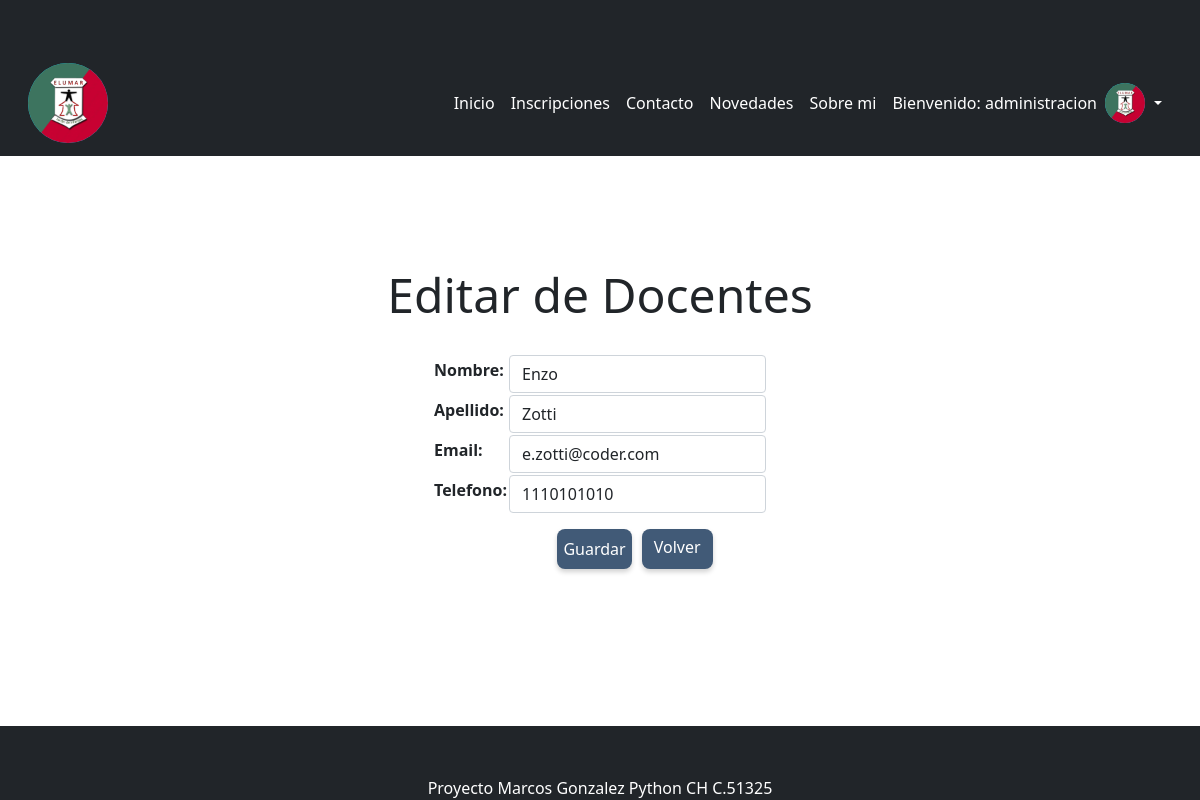
/app_proyecto_final/editarDocente/2 (signed in), run on the app's committed database.
### app_proyecto_final/models.py (models this page shows, shortened)
class Docente(models.Model):
    nombre = models.CharField(max_length=30)
    apellido = models.CharField(max_length=30)
    email = models.EmailField()
    telefono = models.IntegerField(validators=[MaxValueValidator(9999999999), MinValueValidator(1000000000)])

### app_proyecto_final/views.py (the view)
# urls.py: path('editarDocente/<id>', editar_docente, name= "editarDocente"),
@login_required
def editar_docente(request, id):
    docente = Docente.objects.get(id = id)
    if request.method == "POST":
        formulario = DocenteFormulario(request.POST)
        if formulario.is_valid():
            informacion = formulario.cleaned_data
            docente.nombre = informacion['nombre']
            docente.apellido = informacion['apellido']
            docente.email = informacion['email']
            docente.telefono = informacion['telefono']
            docente.save()
            messages.success(request, "Editado correctamente")
            docentes = Docente.objects.all()
            formulario = DocenteFormulario()
            return render(request, 'docentes/docentes_lista.html', {"docentes": docentes, "mensaje": "Docente modificado exitosamente", "formulario": formulario, "avatar": obtenerAvatars(request)})
    else:
        formulario = DocenteFormulario(initial={"nombre": docente.nombre, "apellido": docente.apellido, "email": docente.email, "telefono": docente.telefono})
        return render(request, 'docentes/editar_docente.html', {"formulario": formulario, "docente": docente, "avatar": obtenerAvatars(request)})

### app_proyecto_final/forms.py
class DocenteFormulario(forms.Form):
    nombre = ToUpperField(max_length=30, widget=forms.TextInput(attrs={'class':'form-control'}))
    apellido = ToUpperField(max_length=30, widget=forms.TextInput(attrs={'class':'form-control'}))
    email = forms.EmailField(widget=forms.TextInput(attrs={'class':'form-control'}))
    telefono = forms.IntegerField(widget=forms.NumberInput(attrs={'class':'form-control'}))

### app_proyecto_final/views.py (called while the page is built)
@login_required
def obtenerAvatars(request):
    avatares = Avatar.objects.filter(user = request.user.id)
    if len(avatares) != 0:
        return avatares[0].imagen.url
    else:
        return "/media/Avatars/lAwxR.png"

### app_proyecto_final/templates/docentes/editar_docente.html
{% extends "padre.html" %}
{% load static %}
{% block contenidoQueCambia %}
<link href="{% static 'css/curso.css' %}" rel="stylesheet" />
<link href="{% static 'css/inscripciones.css' %}" rel="stylesheet" />
<form action="{% url 'editarDocente' docente.id %}" method="POST"> {% csrf_token %}
    <section class="sec_cur">
        <h3 class="title">Editar de Docentes</h3>
        <table>
            {{ formulario.as_table }}
        </table>
        <div class="btn_group">
            <button type="submit" class="btn_cur">Guardar</button>
            <a class="nav-link-curso btn_cur btn btn-secondary" href="{% url 'listaDocentes' %}"> Volver</a>
        </div>
    </section>
    </form>
{% endblock %}

### app_proyecto_final/templates/padre.html (shortened to what this page needs)
<!DOCTYPE html>
<html lang="en">
<head>
    {% load static %}
    <link rel="stylesheet" href="https://cdn.jsdelivr.net/npm/bootstrap@4.0.0/dist/css/bootstrap.min.css"
>
    <link href="https://cdn.jsdelivr.net/npm/bootstrap@5.0.2/dist/css/bootstrap.min.css" rel="stylesheet"
>
    <link href="https://getbootstrap.com/docs/5.2/assets/css/docs.css" rel="stylesheet">
    <link href="https://cdn.jsdelivr.net/npm/bootstrap@5.0.2/dist/css/bootstrap.min.css" rel="stylesheet"
>
    <link rel="stylesheet" href="https://cdn.jsdelivr.net/npm/bootstrap-icons@1.10.4/font/bootstrap-icons.css">
    <link href="{% static 'css/styles.css' %}" rel="stylesheet" />
</head>
<body>
    <nav class="navbar navbar-expand-lg navbar-dark bg-dark">
        <div class="container">
            <ul class="navbar-nav ms-auto mb-2 mb-lg-0">
                <li class="nav-item"><a class="navbar-brand" href="{% url 'inicioApp' %}"><img
                            class="bg-info rounded-circle" style="width:80px;height:80px;"
                            src="{% static 'assets/elumar.jpg' %}" alt="logo_elumar"></a></li>
            </ul>
            <div class="collapse navbar-collapse" id="navbarSupportedContent">
                <ul class="navbar-nav ms-auto mb-2 mb-lg-0">
                    <li class="nav-item"><a class="nav-link active" aria-current="page"
                            href="{% url 'inicioApp' %}">Inicio</a></li>
                    <li class="nav-item"><a class="nav-link active" aria-current="page"
                            href="{% url 'inscripciones' %}">Inscripciones</a></li>
                    <li class="nav-item"><a class="nav-link active" aria-current="page"
                            href="{% url 'contacto' %}">Contacto</a></li>
                    <li class="nav-item"><a class="nav-link active" aria-current="page"
                            href="{% url 'blog' %}">Novedades</a></li>
                    <li class="nav-item"><a class="nav-link active" aria-current="page" href="{% url 'about' %}">Sobre
                            mi</a></li>
                    <li class="nav">
                        <div class="btn-group">
                            {% if user.is_authenticated %}
                            <a class="nav-link active">Bienvenido: {{ user.username }}</a>
                            <img src="{{ avatar }}" alt="Avatar" style="width:40px;height:40px;"
                                class="bg-info rounded-circle" />
                            <button type="button" class="btn btn-secondary dropdown-toggle dropdown-toggle-split"
                                data-toggle="dropdown" aria-haspopup="true" aria-expanded="false">
                            </button>
                            {% else %}
                            <a class="nav-link active" href="{% url 'login' %}">Ingreso</a>
                            {% endif %}
                        </div>
                    </li>
                </ul>
            </div>
        </div>
    </nav>
    {% block contenidoQueCambia %}
    {% endblock %}
    <footer class="py-0 bg-dark footer navbar-fixed-bottom">
        <div class="container">
            <p class="m-0 text-center text-white">Proyecto Marcos Gonzalez Python CH C.51325</p>
        </div>
    </footer>
</body>
</html>

### app_proyecto_final/static/css/curso.css (style rules this page uses)
section.sec_cur { display: flex; flex-direction: column; align-items: center; margin: 80px; }
.title { margin: 30px 10px; text-align: center; font-size: 3rem; }
.btn_group { display: flex; }
.btn_cur { position: relative; border: none; width: 15%; height: 40px; margin-top: 15px; border-radius: 8px; background: #415a77; color: #fff; box-shadow: 0 3px 5px rgba(0, 0, 0, 0.18); right: -30px; margin-left: 10px; text-align: center; }
.nav-link-curso { text-decoration: none; color: #fff; }

### app_proyecto_final/static/css/inscripciones.css (style rules this page uses)
.btn_cur { position: relative; border: none; width: 50%; height: 40px; margin-top: 15px; border-radius: 8px; background: #415a77; color: #fff; box-shadow: 0 3px 5px rgba(0, 0, 0, 0.18); right: -30px; margin-left: 10px; }

### data on the page
Docente: nombre "Enzo", apellido "Zotti", email "e.zotti@coder.com", telefono "1110101010"

### other printed values
{{ user.username }} "administracion"
